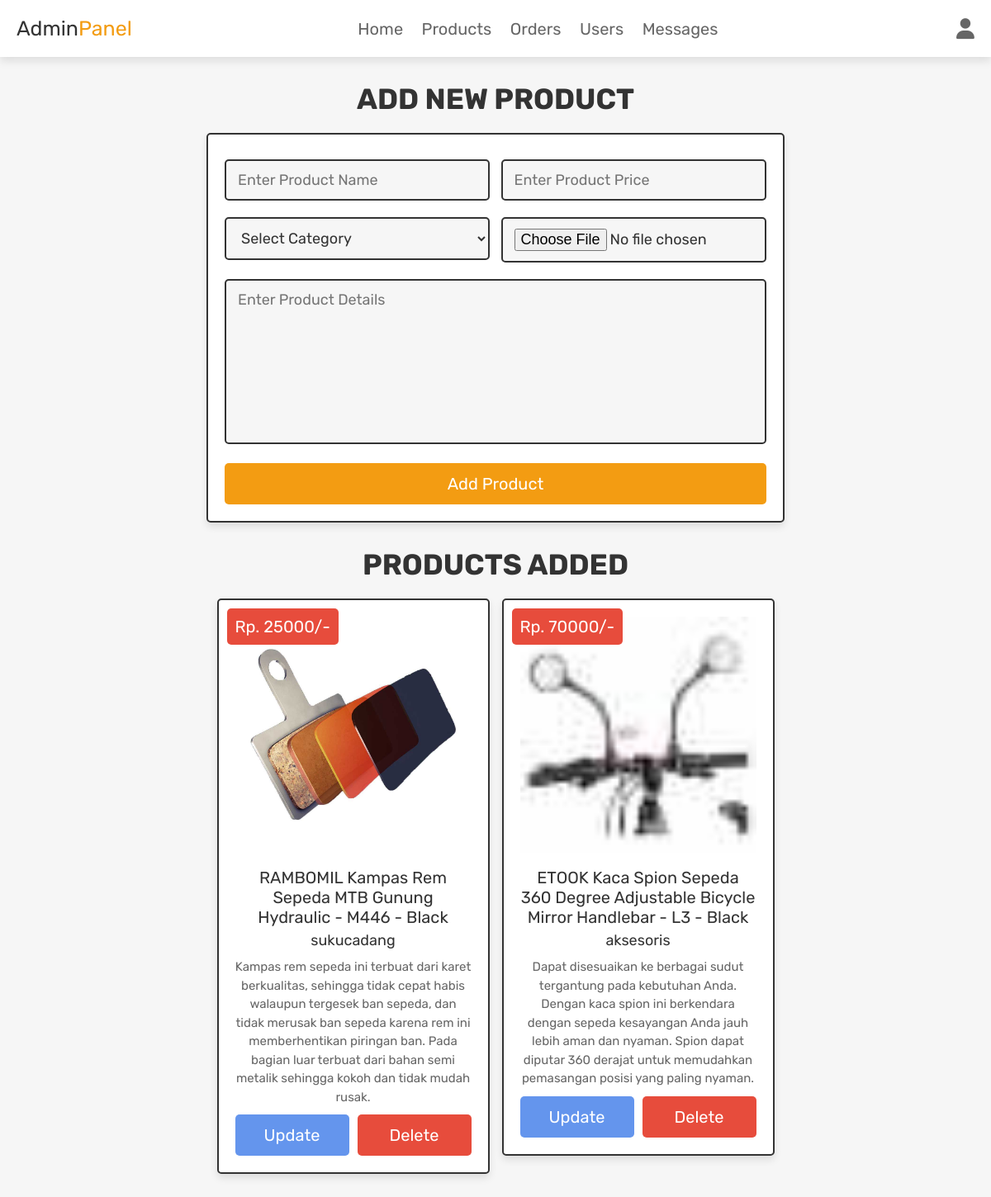
The app's page /admin_products.php (signed in) with its own data.
### tables this page shows
CREATE TABLE `products` (
  `id` int(100) NOT NULL,
  `name` varchar(100) NOT NULL,
  `category` varchar(20) NOT NULL,
  `details` varchar(500) NOT NULL,
  `price` int(100) NOT NULL,
  `image` varchar(100) NOT NULL
);

### admin_products.php (the view, shortened to what this page needs)
<?php
@include 'config.php';
?>
<!DOCTYPE html>
<html lang="en">
<head>
   <link rel="stylesheet" href="https://cdnjs.cloudflare.com/ajax/libs/font-awesome/6.1.1/css/all.min.css">
   <link rel="stylesheet" href="css/admin_style.css">
</head>
<body>
<?php include 'admin_header.php'; ?>
<section class="add-products">
   <h1 class="title">add new product</h1>
   <form action="" method="POST" enctype="multipart/form-data">
      <div class="flex">
         <div class="inputBox">
         <input type="text" name="name" class="box" required placeholder="Enter Product Name">
         <select name="category" class="box" required>
            <option value="" selected disabled>Select Category</option>
         </select>
         </div>
         <div class="inputBox">
         <input type="number" min="0" name="price" class="box" required placeholder="Enter Product Price">
         <input type="file" name="image" required class="box" accept="image/jpg, image/jpeg, image/png">
         </div>
      </div>
      <textarea name="details" class="box" required placeholder="Enter Product Details" cols="30" rows="10"></textarea>
      <input type="submit" class="btn" value="add product" name="add_product">
   </form>
</section>
<section class="show-products">
   <h1 class="title">products added</h1>
   <div class="box-container">
   <?php
      $show_products = $conn->prepare("SELECT * FROM `products`");
      $show_products->execute();
      if($show_products->rowCount() > 0){
         while($fetch_products = $show_products->fetch(PDO::FETCH_ASSOC)){
   ?>
   <div class="box">
      <div class="price">Rp. <?= $fetch_products['price']; ?>/-</div>
      <img src="uploaded_img/<?= $fetch_products['image']; ?>" alt="">
      <div class="name"><?= $fetch_products['name']; ?></div>
      <div class="cat"><?= $fetch_products['category']; ?></div>
      <div class="details"><?= $fetch_products['details']; ?></div>
      <div class="flex-btn">
         <a href="admin_update_product.php?update=<?= $fetch_products['id']; ?>" class="option-btn">update</a>
         <a href="admin_products.php?delete=<?= $fetch_products['id']; ?>" class="delete-btn" onclick="return confirm('delete this product?');">delete</a>
      </div>
   </div>
   <?php
      }
   }else{
      echo '<p class="empty">now products added yet!</p>';
   }
   ?>
   </div>
</section>
</body>
</html>

### admin_header.php (shortened to what this page needs)
<header class="header">
   <div class="flex">
      <a href="admin_page.php" class="logo">Admin<span>Panel</span></a>
      <nav class="navbar">
         <a href="admin_page.php">Home</a>
         <a href="admin_products.php">Products</a>
         <a href="admin_orders.php">Orders</a>
         <a href="admin_users.php">Users</a>
         <a href="admin_contacts.php">Messages</a>
      </nav>
      <div class="icons">
         <div id="user-btn" class="fas fa-user"></div>
      </div>
   </div>
</header>

### css/admin_style.css (style rules this page uses)
.add-products form { max-width: 70rem; padding:2rem; margin:0 auto; text-align: center; border:var(--border); box-shadow: var(--box-shadow); background-color: var(--white); border-radius: .5rem; }
.add-products form .flex { display: flex; justify-content: space-between; flex-wrap: wrap; }
.add-products form .flex .inputBox { width: 49%; }
.add-products form .box { width: 100%; margin:1rem 0; padding:1.2rem 1.4rem; font-size: 1.8rem; color:var(--black); border-radius: .5rem; background-color: var(--light-bg); border:var(--border); }
.add-products form textarea { height: 20rem; resize: none; }
.show-products { padding-top: 0; }
.show-products .box-container { display: grid; grid-template-columns: repeat(auto-fit, 33rem); gap:1.5rem; align-items: flex-start; justify-content:center; }
.show-products .box-container .box { text-align: center; border:var(--border); box-shadow: var(--box-shadow); background-color: var(--white); border-radius: .5rem; padding:2rem; position: relative; }
.show-products .box-container .box .price { position: absolute; top:1rem; left:1rem; padding:1rem; font-size: 2rem; color:var(--white); background-color: var(--red); border-radius: .5rem; }
.show-products .box-container .box img { width: 100%; margin-bottom: 1rem; }
.show-products .box-container .box .name { margin:.5rem 0; font-size: 2rem; color:var(--black); }
.show-products .box-container .box .cat { font-size: 1.8rem; color:var(--green); }
.show-products .box-container .box .details { padding-top: 1rem; font-size: 1.5rem; line-height: 1.5; color:var(--light-color); }

### css/components.css (style rules this page uses)
:root { --orange:#f39c12; --blue:#6495ED; --red:#e74c3c; --black:#333; --light-color:#666; --white:#fff; --light-bg:#f6f6f6; --border:.2rem solid var(--black); --box-shadow:0 .5rem 1rem rgba(0,0,0,.1); }
* { font-family: 'Rubik', sans-serif; margin:0; padding:0; box-sizing: border-box; outline: none; border:none; text-decoration: none; color:var(--black); }
body { background-color: var(--light-bg); }
html { font-size: 62.5%; overflow-x: hidden; scroll-behavior: smooth; scroll-padding-top: 6.5rem; }
section { padding:3rem 2rem; max-width: 1200px; margin:0 auto; }
.btn, .delete-btn, .option-btn { display: block; width: 100%; margin-top: 1rem; border-radius: .5rem; color:var(--white); font-size: 2rem; padding:1.3rem 3rem; text-transform: capitalize; cursor: pointer; text-align: center; }
.btn { background-color: var(--orange); }
.delete-btn { background-color: var(--red); }
.option-btn { background-color: var(--blue); }
.flex-btn { display: flex; flex-wrap: wrap; gap:1rem; }
.flex-btn > * { flex:1; }
.title { text-align: center; margin-bottom: 2rem; text-transform: uppercase; color:var(--black); font-size: 3.5rem; }
.header { background: var(--white); position: sticky; top:0; left:0; right:0; z-index: 1000; box-shadow: var(--box-shadow); }
.header .flex { display: flex; align-items: center; justify-content: space-between; padding:2rem; margin: 0 auto; max-width: 1200px; position: relative; }
.header .flex .logo { font-size: 2.5rem; color:var(--black); }
.header .flex .logo span { color:var(--orange); }
.header .flex .navbar a { margin:0 1rem; font-size: 2rem; color:var(--light-color); }
.header .flex .icons > * { font-size: 2.5rem; color:var(--light-color); cursor: pointer; margin-left: 1.5rem; }

### records on screen
products: price "25000", image (picture), name "RAMBOMIL Kampas Rem Sepeda MTB Gunung Hydraulic - M446 - Black", category "sukucadang", details "Kampas rem sepeda ini terbuat dari karet berkualitas, sehingga tidak cepat habis walaupun tergesek ban sepeda, dan tidak merusak ban sepeda karena rem ini memberhentikan piringan ban. Pada bagian luar terbuat dari bahan semi metalik sehingga kokoh dan tidak mudah rusak."
products: price "70000", image (picture), name "ETOOK Kaca Spion Sepeda 360 Degree Adjustable Bicycle Mirror Handlebar - L3 - Black", category "aksesoris", details "Dapat disesuaikan ke berbagai sudut tergantung pada kebutuhan Anda. Dengan kaca spion ini berkendara dengan sepeda kesayangan Anda jauh lebih aman dan nyaman. Spion dapat diputar 360 derajat untuk memudahkan pemasangan posisi yang paling nyaman."
